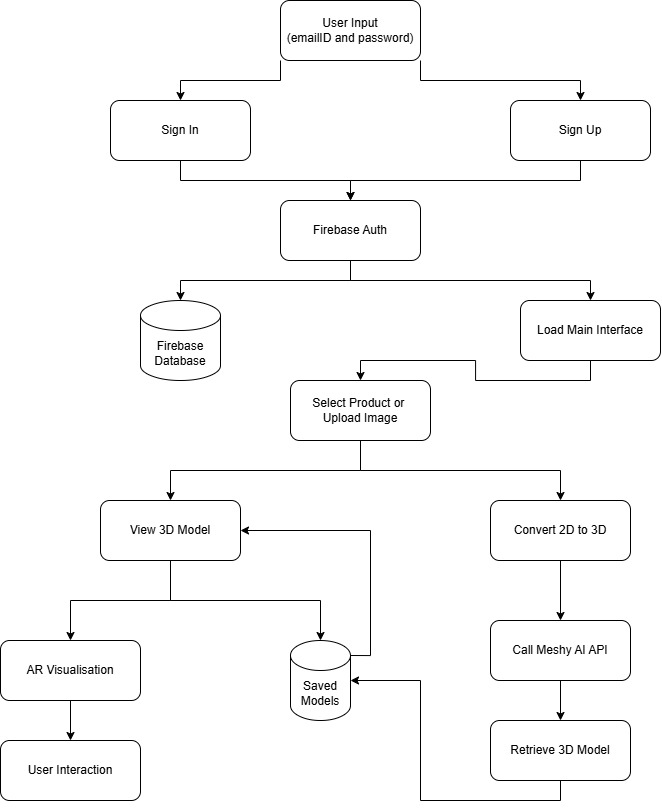
#> input picture test_images/fig_p3_0.jpg, 662 x 810 px
$ python -i image_handler.py   (imports and definitions only)
#> lines starting #> are read from the running program, lines starting #| are printed output that depends on the picture
"""
Image Handler — extracts text from JPG/PNG files.
Uses Tesseract OCR via pytesseract.
Preprocesses image for better OCR accuracy.
"""

from __future__ import annotations

from pathlib import Path

from docstream.exceptions import ExtractionError
from docstream.models.document import Block, BlockType


class ImageHandler:
    """Extract text from ``.jpg`` / ``.png`` images via Tesseract OCR.

    Applies image pre-processing (grayscale, optional upscaling)
    using Pillow before passing to ``pytesseract`` for improved accuracy.
    """

    def extract(self, file_path: Path) -> list[Block]:
        """Extract blocks from an image file.

        Args:
            file_path: Path to the ``.jpg`` or ``.png`` image.

        Returns:
            List of ``Block`` objects containing OCR-extracted text.

        Raises:
            ExtractionError: If the image cannot be opened or OCR yields
                             fewer than 20 characters.
        """
#> called with file_path = '../../../test_images/fig_p3_0.jpg'
        try:
            from PIL import Image  # Pillow
        except ImportError as exc:
            raise ExtractionError(
                "Pillow is required for image extraction. Install with: pip install Pillow"
            ) from exc

        try:
            import pytesseract
        except ImportError as exc:
            raise ExtractionError(
                "pytesseract is required for image extraction. "
                "Install with: pip install pytesseract"
            ) from exc

        # Open image
        try:
            img = Image.open(file_path)
#> img is the input picture: PIL image 662x810 RGB; min 0, max 255, mean 248.9
        except Exception as exc:
            raise ExtractionError(
                "Could not open image file. Supported formats: JPG, PNG."
            ) from exc

        # Pre-process: grayscale
        img = img.convert("L")
#> img: PIL image 662x810 L

        # Upscale if too small for reliable OCR
        width, height = img.size
#> width = 662; height = 810
        if width < 1000:
            scale = 1000 / width
#> scale = 1.51
            img = img.resize(
                (1000, int(height * scale)),
                Image.LANCZOS,
            )
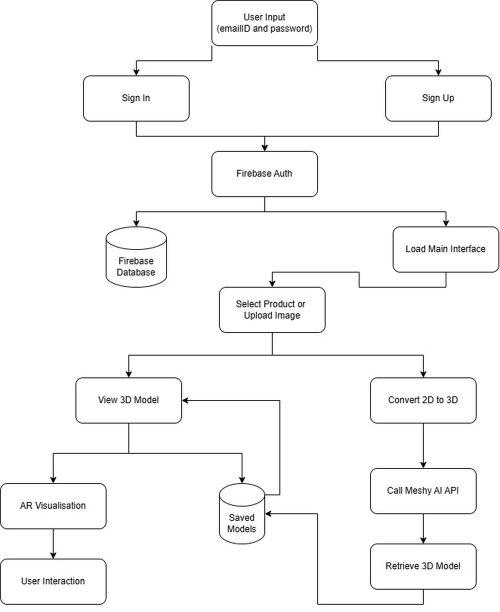
#> img: PIL image 1000x1223 L (shown at 1/2 size); min 0, max 255, mean 248.2

        # Run OCR
#> (the run stopped early here; a loop or call above may not have finished)

$ run again, on test_images/fig_p4_0.jpg
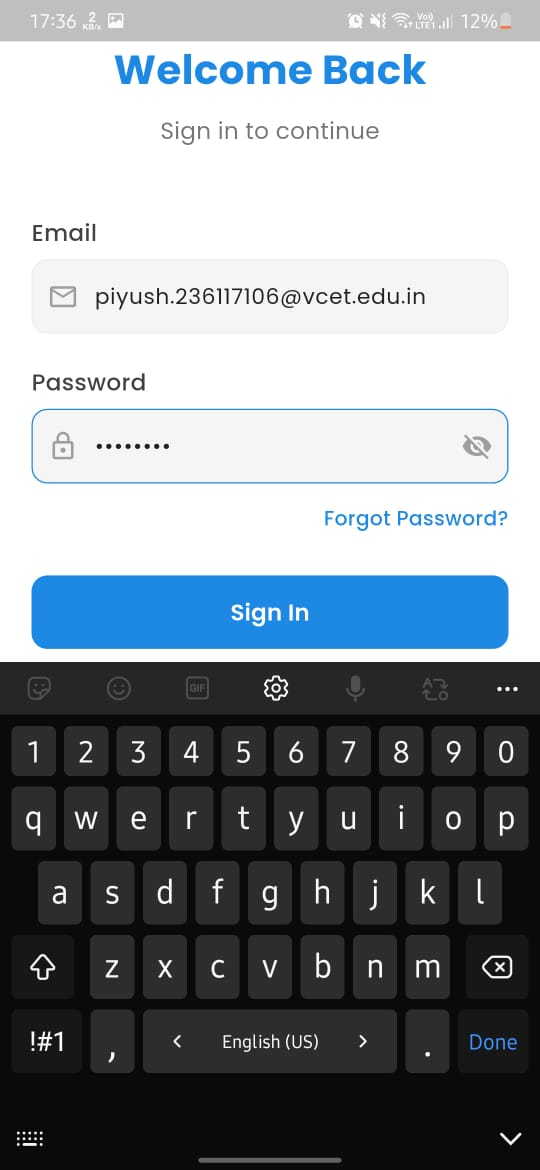
#> input picture test_images/fig_p4_0.jpg, 540 x 1170 px
#> in extract, img is the input picture: PIL image 540x1170 RGB; mean R, G, B 139.6, 146.5, 152.2
#> in extract, `img = img.convert("L")`:
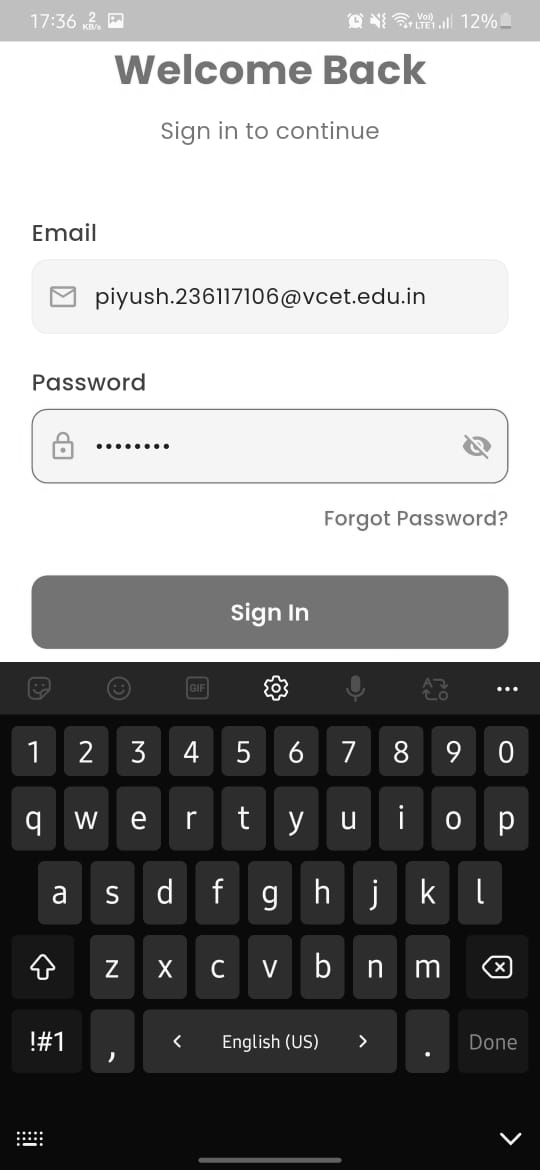
#> img: PIL image 540x1170 L; min 0, max 255, mean 145.1

$ run again, on test_images/fig_p4_1.jpg
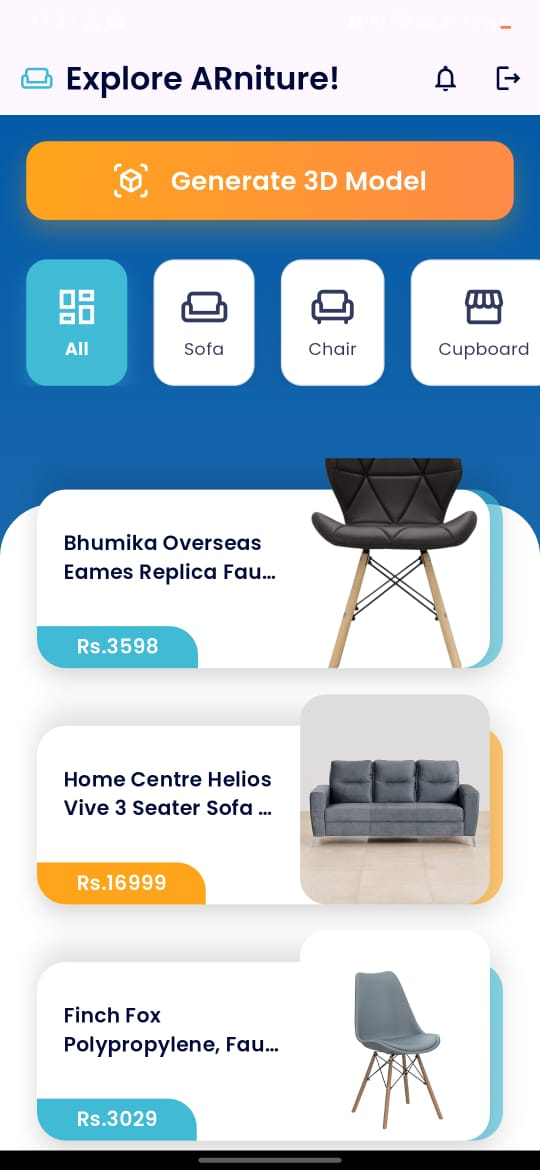
#> input picture test_images/fig_p4_1.jpg, 540 x 1170 px
#> in extract, img is the input picture: PIL image 540x1170 RGB; mean R, G, B 185.5, 196.5, 203.2
#> in extract, `img = img.convert("L")`:
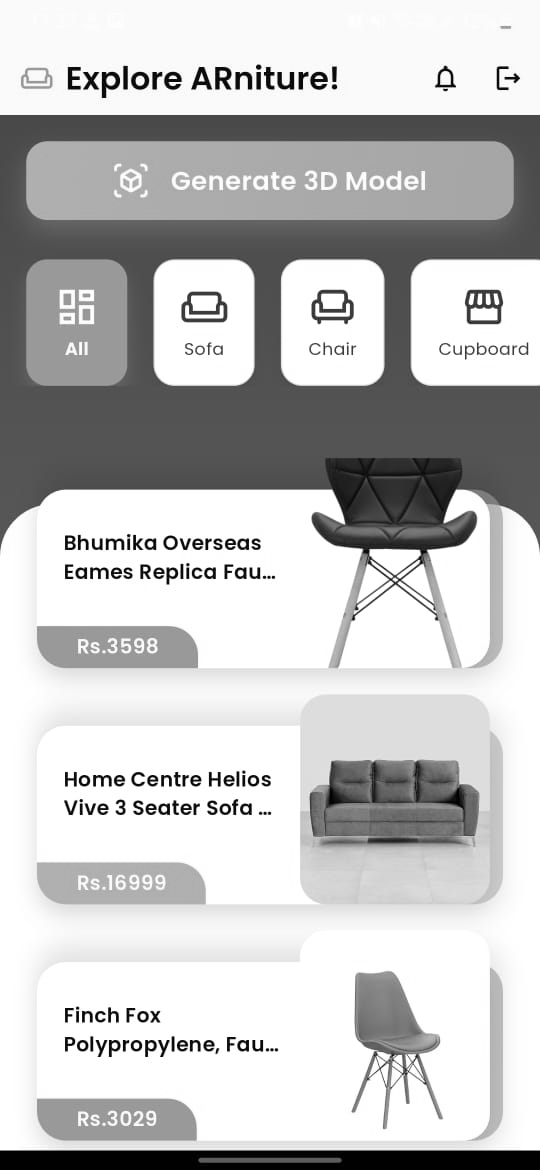
#> img: PIL image 540x1170 L; min 0, max 255, mean 194

$ run again, on test_images/fig_p4_2.jpg
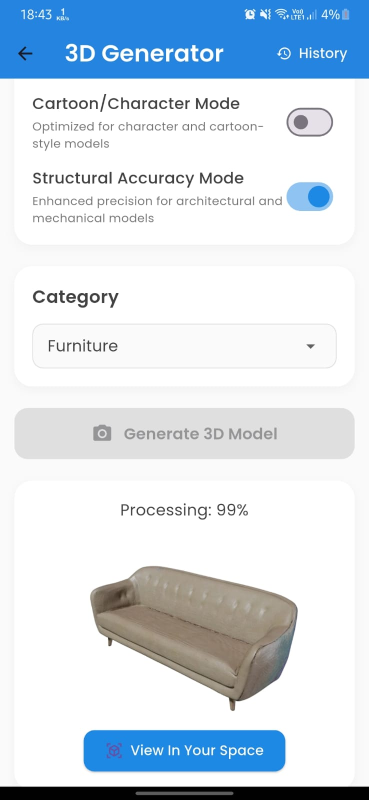
#> input picture test_images/fig_p4_2.jpg, 738 x 1600 px (shown at 1/2 size)
#> in extract, img is the input picture: PIL image 738x1600 RGB; mean R, G, B 211.4, 222.5, 232.5
#> in extract, `img = img.convert("L")`:
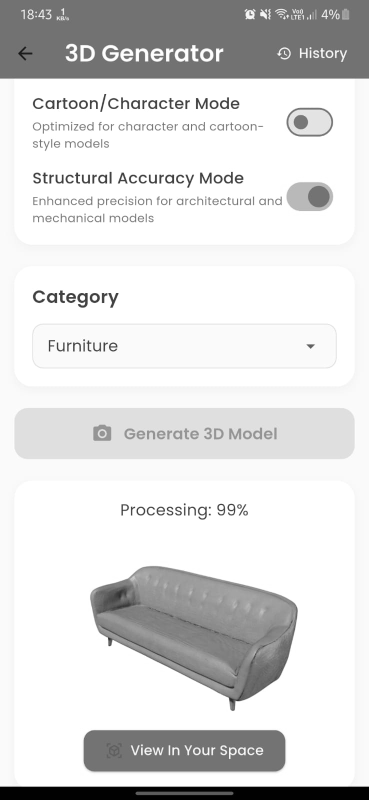
#> img: PIL image 738x1600 L (shown at 1/2 size); min 0, max 255, mean 220.3
